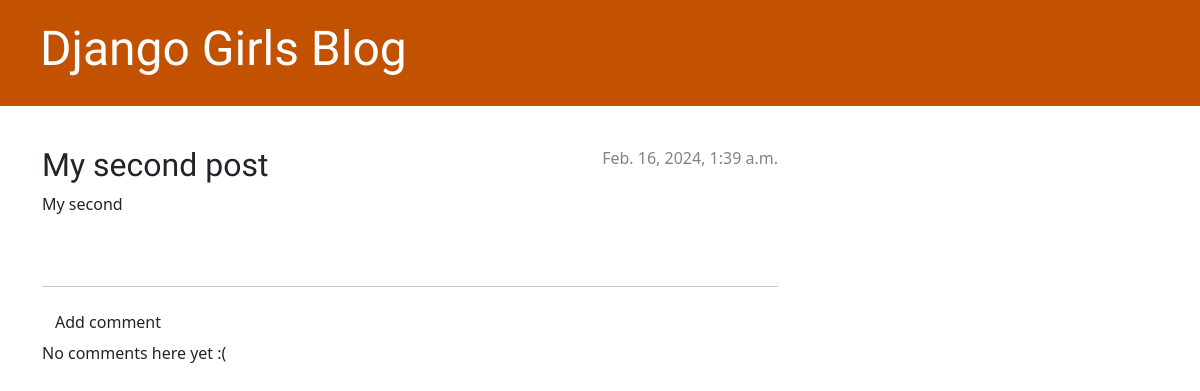
Page /post/4/ on the earlier database version.
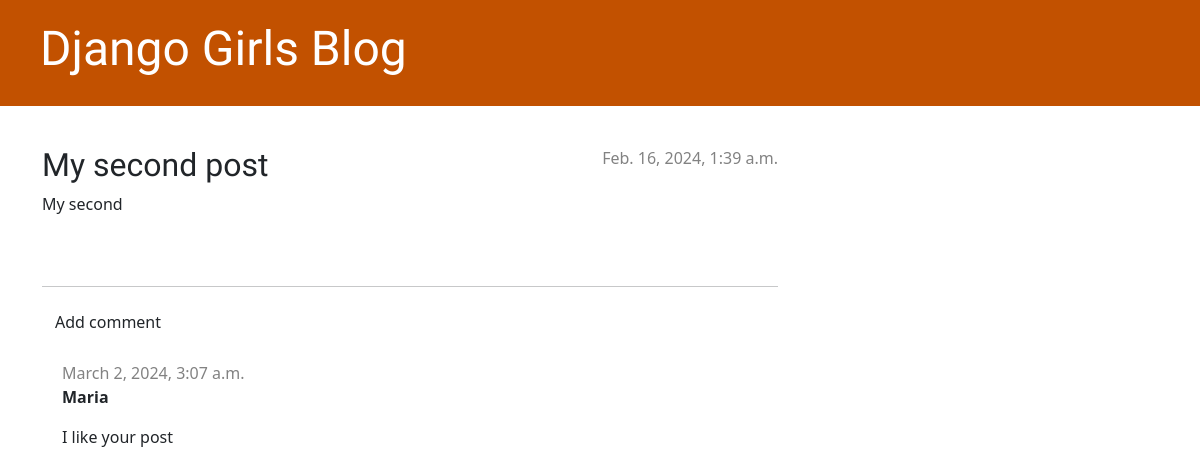
Same page on the later database version.
### blog/models.py (models this page shows, shortened)
class Comment(models.Model):
    post = models.ForeignKey('blog.Post', on_delete=models.CASCADE, related_name='comments')
    author = models.CharField(max_length=200)
    text = models.TextField()
    created_date = models.DateTimeField(default=timezone.now)
    approved_comment = models.BooleanField(default=False)

### blog/views.py (the view)
# urls.py: path('post/<int:pk>/', views.post_detail, name='post_detail'),
def post_detail(request, pk):
    post = get_object_or_404(Post, pk=pk)
    return render(request, 'blog/post_detail.html', {'post': post})

### blog/templates/blog/post_detail.html (shortened to what this page needs)
{% extends 'blog/base.html' %}
{% block content %}
    <article class="post">
        {% if post.published_date %}
            <div class="date">
                {{ post.published_date }}
            </div>
        {% else %}
            <a class="btn btn-default" href="{% url 'post_publish' pk=post.pk %}">Publish</a>
        {% endif %}
        <h2>{{ post.title }}</h2>
        <p>{{ post.text|linebreaksbr }}</p>
    </article>
    <hr>
    <a class="btn btn-default" href="{% url 'add_comment_to_post' pk=post.pk %}">Add comment</a>
{% for comment in post.comments.all %}
    {% if user.is_authenticated or comment.approved_comment %}
    <div class="comment">
        <div class="date">
            {{ comment.created_date }}
        </div>
        <strong>{{ comment.author }}</strong>
        <p>{{ comment.text|linebreaks }}</p>
    </div>
    {% endif %}
{% empty %}
    <p>No comments here yet :(</p>
{% endfor %}
{% endblock %}

Differences in the rows shown:
added Comment: created_date "March 2, 2024, 3:07 a.m.", author "Maria", text "I like your post"
Other differences:
text no longer shown: "No comments here yet :("
